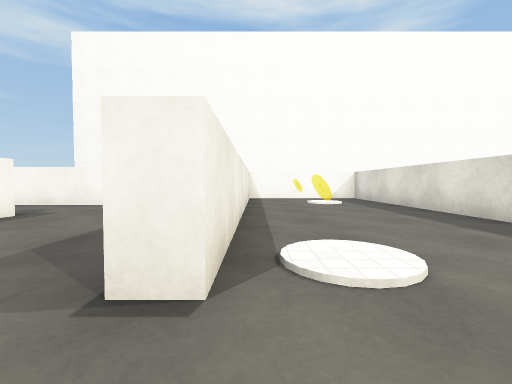
View 1 (above)

24 first-person views from a walk through a 3-D level made in the Unity game engine. The camera is 0.58 m above the floor, tilts 2° down and sees 90° across. The floor is counted in squares, 1 m on a side. Each view is taken from the middle of a square. On the plan, view 1 faces up. The plan holds only what a view shows up to about 9 squares ahead; the rest is blank. The place goes on beyond the plan. The player is left out. Surface patterns are stand-ins for the level's own textures.

View 2
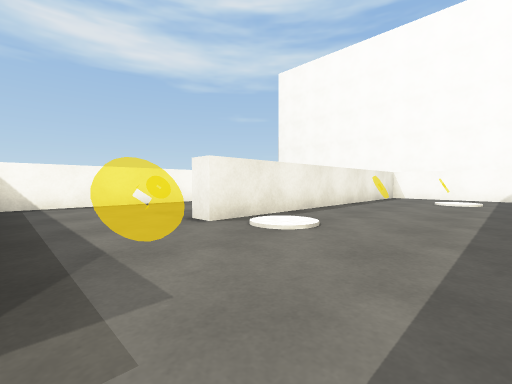

View 3
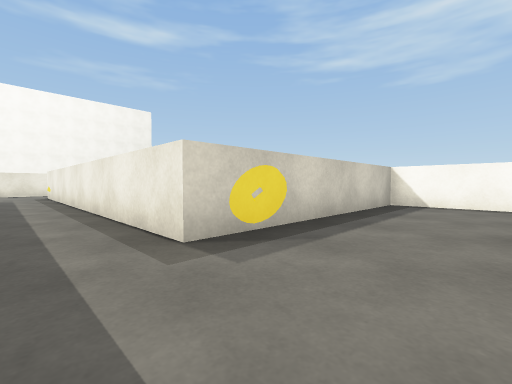

View 4
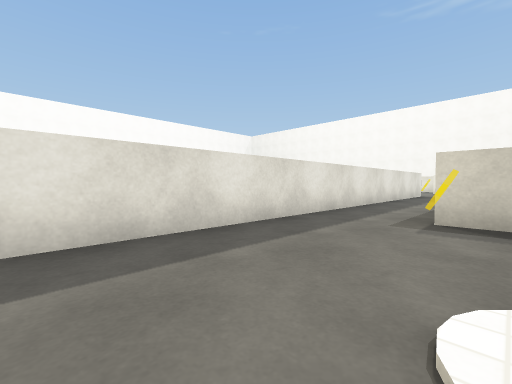

View 5
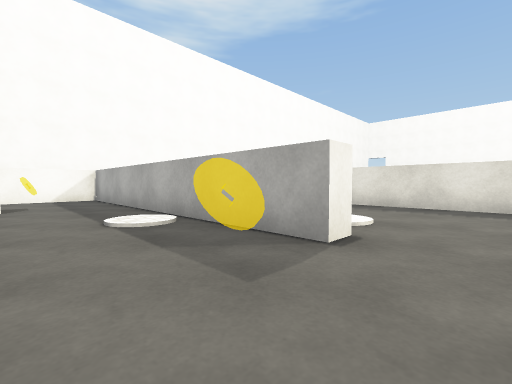

View 6
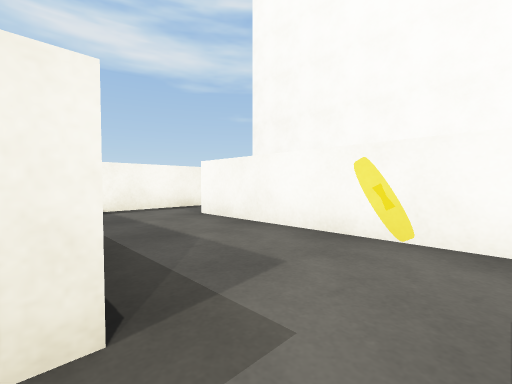

View 7
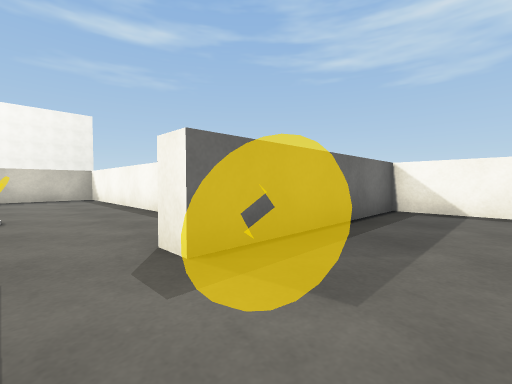

View 8
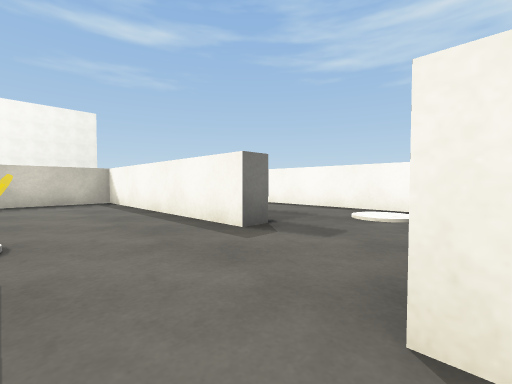

View 9
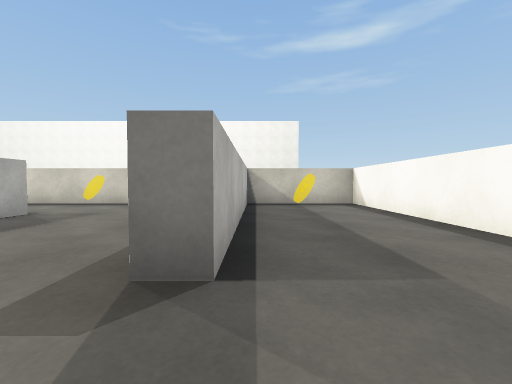

View 10
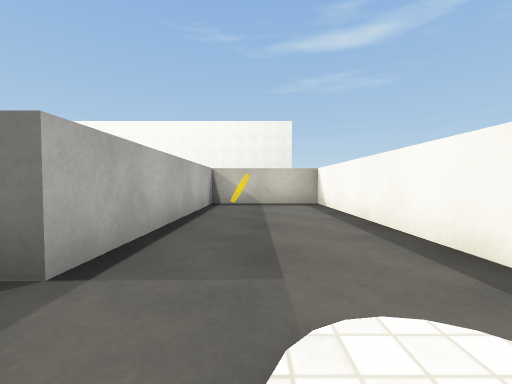

View 11
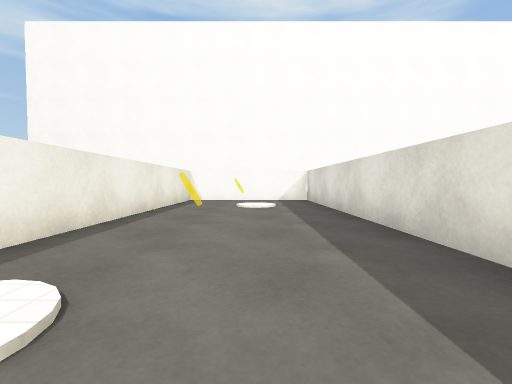

View 12
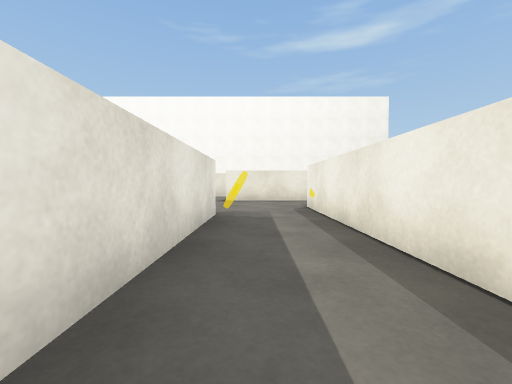

View 13
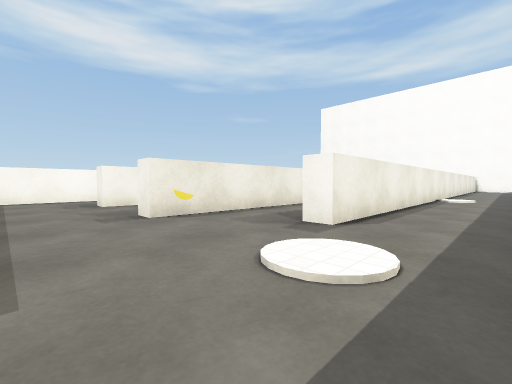

View 14
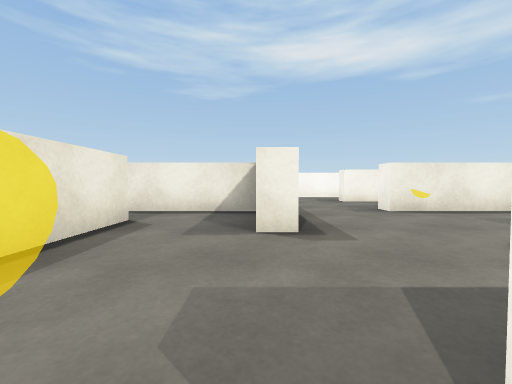

View 15
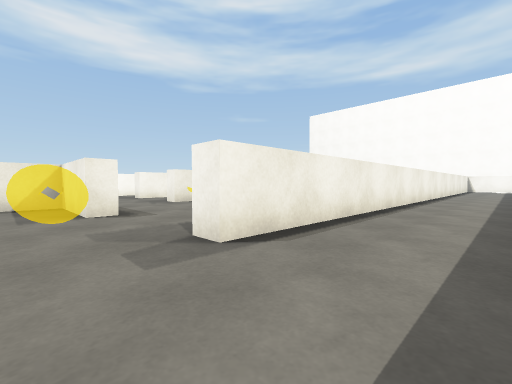

View 16
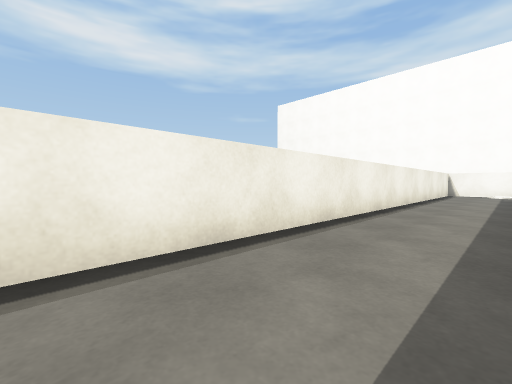

View 17
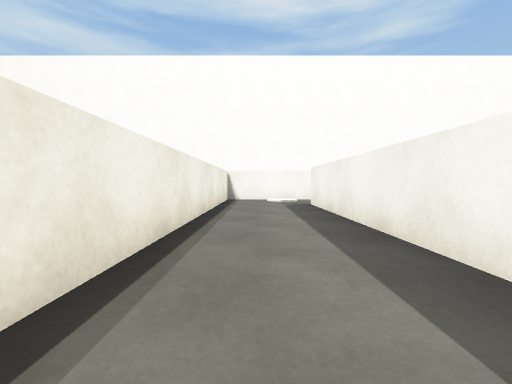

View 18
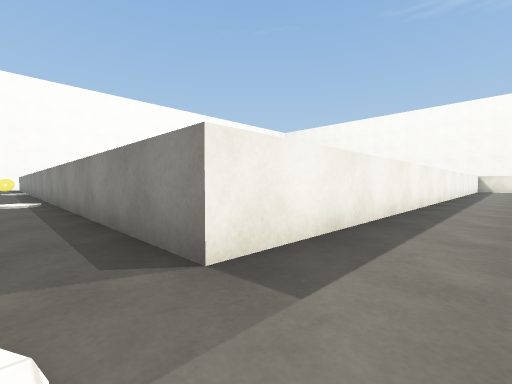

View 19
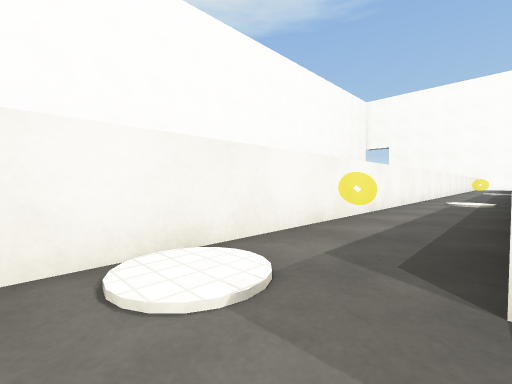

View 20
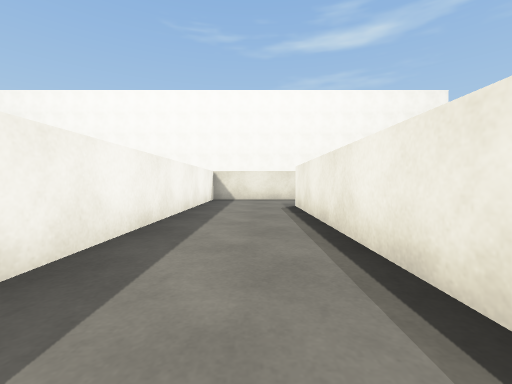

View 21
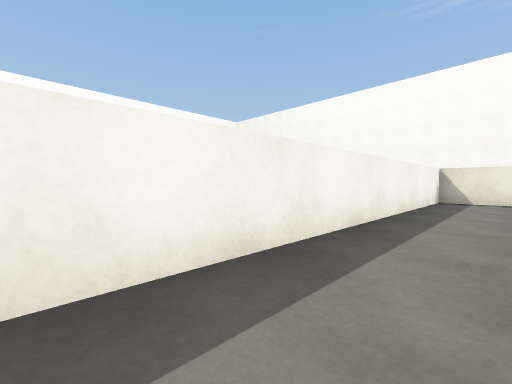

View 22
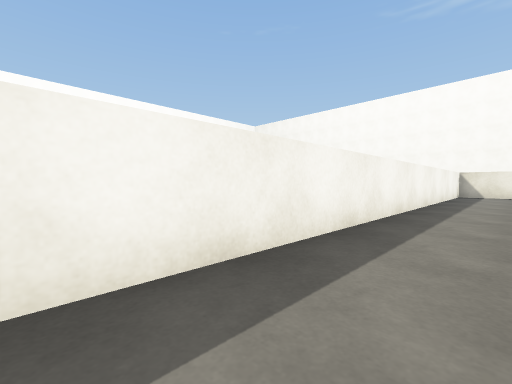

View 23
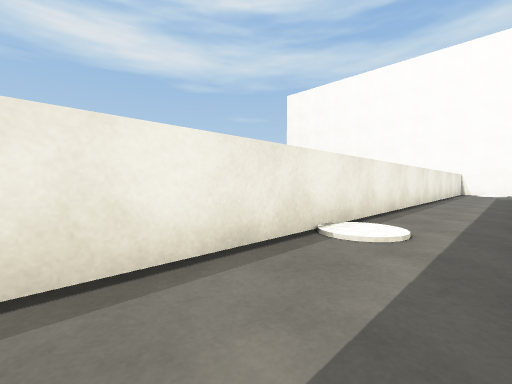

View 24
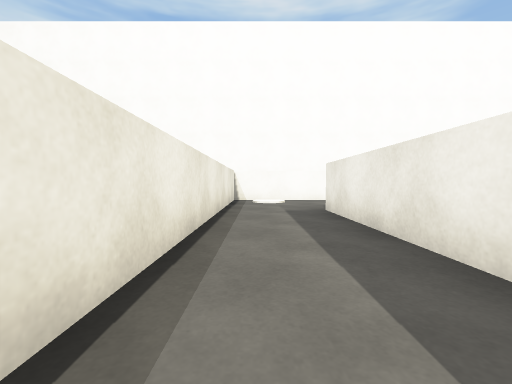

### Floor plan
Ten units are one square. View 1 is at (0, 0); x grows to the right and y downward. Boxes are objects, and circles mark ways between rooms. Rooms are numbered by the first view taken in them; rooms with no view inside come last. Other rooms are left out.
<svg viewBox="-83 -105 286 276">
<path fill="none" stroke="#000" d="M-15 12 17 12 17 94M37 97 37 -98 -2 -98 -2 -12 -7 -12M-48 -45 -43 -45 -43 12 -15 12M-40 -67 -54 -67M-7 -12 -7 -66M-7 -66 -7 -98 -62 -98M-78 -94 -78 -73 -30 -73 -30 -68M-78 -56 -78 12 -48 12 -48 -45M-54 -67 -64 -67M65 -24 65 -65M43 -95 43 97 37 97M75 -98 42 -98M17 94 17 112 12 112M12 135 40 135 40 140 17 140 17 166M30 160 65 160M65 160 95 160 95 -40 198 -40M188 -60 70 -60 70 135 65 135"/>
<rect x="5" y="-25" width="10" height="10" fill="#bbb"><title>white disc</title></rect>
<rect x="15" y="-85" width="10" height="10" fill="#bbb"><title>white disc</title></rect>
<rect x="-25" y="-45" width="10" height="10" fill="#bbb"><title>white disc</title></rect>
<rect x="-75" y="-65" width="10" height="10" fill="#bbb"><title>white disc</title></rect>
<rect x="45" y="105" width="10" height="10" fill="#bbb"><title>white disc</title></rect>
<rect x="45" y="25" width="10" height="10" fill="#bbb"><title>white disc</title></rect>
<rect x="45" y="-95" width="10" height="10" fill="#bbb"><title>other object</title></rect>
<rect x="85" y="-55" width="10" height="10" fill="#bbb"><title>white disc</title></rect>
<rect x="165" y="-55" width="10" height="10" fill="#bbb"><title>white disc</title></rect>
<circle cx="-5" cy="-5" r="3" fill="#2a7"/>
<circle cx="30" cy="100" r="3" fill="#2a7"/>
<circle cx="-25" cy="-70" r="3" fill="#2a7"/>
<circle cx="-45" cy="-55" r="3" fill="#2a7"/>
<circle cx="70" cy="145" r="3" fill="#2a7"/>
<text x="20" y="-20">1</text>
<text x="-30" y="-40">2</text>
<text x="-40" y="-80">3</text>
<text x="-70" y="-30">4</text>
<text x="60" y="-10">5</text>
<text x="90" y="30">6</text>
</svg>
Room 1 opens to room 2. Room 1 opens to room 5. Room 2 opens to room 3. Room 2 opens to room 4. Room 5 opens to room 6.

Where each view was taken, in squares from view 1:
view 1: 0 up, 0 right, facing up
view 2: 1 down, 3 right, facing up-left
view 3: 1 up, 3 right, facing down-left
view 4: 3 up, 1 right, facing down-right
view 5: 0 up, 3 left, facing up-right
view 6: 7 up, 2 left, facing up-left
view 7: 9 up, 2 left, facing down-left
view 8: 7 up, 2 left, facing down-left
view 9: 6 up, 5 left, facing down
view 10: 6 up, 6 left, facing down
view 11: 1 up, 2 right, facing up
view 12: 5 down, 3 right, facing down
view 13: 13 down, 6 right, facing up-left
view 14: 14 down, 7 right, facing left
view 15: 15 down, 9 right, facing up-left
view 16: 8 down, 9 right, facing up-left
view 17: 3 down, 8 right, facing up
view 18: 5 up, 8 right, facing down-right
view 19: 4 up, 8 right, facing up-right
view 20: 7 down, 8 right, facing down
view 21: 7 down, 8 right, facing down-right
view 22: 3 down, 8 right, facing down-right
view 23: 6 down, 6 right, facing up-left
view 24: 1 up, 5 right, facing up
